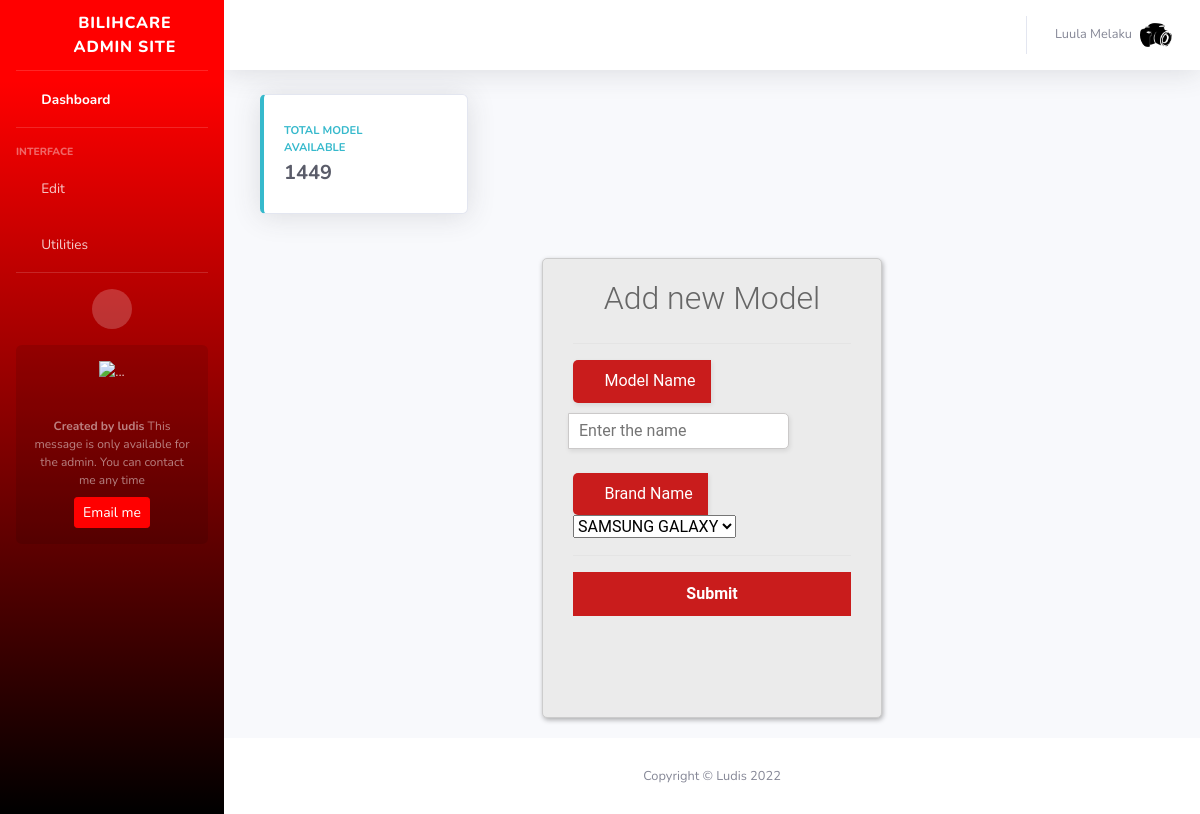
Page /admin-page/model/add/ (signed in) on the committed database.
### repair/models.py (models this page shows, shortened)
class Webpack(models.Model):
    name = models.CharField(max_length=255,null=True,blank=True)
    icon = models.ImageField(null=True)
    email = models.EmailField(null=True,blank=True)
    tiktok = models.CharField(max_length=2555,null=True,blank=True)
    instagram = models.CharField(max_length=2555,null=True,blank=True)
    facebook = models.CharField(max_length=2555,null=True,blank=True)
    telegram = models.CharField(max_length=2555,null=True,blank=True)
    whatsup = models.CharField(max_length=2555,null=True,blank=True)
    youtube = models.CharField(max_length=2555,null=True,blank=True)
    twitter = models.CharField(max_length=2555,null=True,blank=True)
    address = models.CharField(max_length=255,null=True,blank=True)
    phone = models.CharField(max_length=255,null=True,blank=True)

class Profile(models.Model):
    user = models.OneToOneField(User,null=True,on_delete=models.CASCADE)
    phone = models.CharField(max_length=255,null=True,blank=True)
    profile_pic = models.ImageField(null=True,blank=True,upload_to="media/upload")
    is_manager = models.BooleanField(default=False)

### repair/views.py (the view)
# urls.py: path('admin-page/model/add/',views.modeladd,name='modeladd'),
@login_required(login_url='login')
def modeladd(request):
    User = request.user
    web = Webpack.objects.get(id=1)
    pp = Profile.objects.get(user=User.id)
    abb = Model.objects.all().count()
    brand = Brand.objects.all()
    if request.method == 'POST':
            if 'add' in request.POST:
                a = request.POST['one']
                b = request.POST['two']
                Model.objects.create(name=a,brand=Brand.objects.get(id=b))
                messages.add_message(request, messages.INFO, 'New Model added successfully')
    prob = Model.objects.all()
    context = {
        'web':web,
        'prob':prob,
        'User':User,
        'pp':pp,
        'abb':abb,
        'brand':brand,
    }
    return render(request,"admin-page/repair/modeladd.html",context)

### repair/templates/admin-page/repair/modeladd.html (shortened to what this page needs)
{% extends 'admin-page/base.html' %}
{% block main %}
<div class="col-xl-3 col-md-6 mb-4">
    <div class="card border-left-info shadow h-100 py-2">
        <div class="card-body">
            <div class="row no-gutters align-items-center">
                <div class="col mr-2">
                    <div class="text-xs font-weight-bold text-info text-uppercase mb-1">Total Model Available
                    </div>
                    <div class="row no-gutters align-items-center">
                        <div class="col-auto">
                            <div class="h5 mb-0 mr-3 font-weight-bold text-gray-800">{{abb}}</div>
                        </div>
                    </div>
                </div>
                <div class="col-auto">
                    <i class="fas fa-mobile fa-2x text-gray-300"></i>
                </div>
            </div>
        </div>
    </div>
</div>
<div id="main-container">
    <div class="elts">
      <div class="main-block">
        <h1>Add new Model</h1>
        <form method="POST">
          <hr>
          <label id="icon" for="name"><i class="fas fa-pen"></i> Model Name</label>
          <input type="text" style="margin-top: 10px;" name="one" id="name" placeholder="Enter the name" required/><br><br>
          <label id="icon" for="name"><i class="fas fa-pen"></i> Brand Name</label>
          <select name="two" id="">
           {% for b in brand %}
           <option value="{{b.id}}">{{b.name}}</option>
           {% endfor %}
          </select>
          <hr>
          <div class="btn-block">
            <button type="submit" name="add">Submit</button>
          </div>
        </form>
      </div>
    </div>
  </div>
{% endblock %}

### repair/templates/admin-page/base.html (shortened to what this page needs)
<!DOCTYPE html>
<html lang="en">
<head>
    <link href="/static/admin-page/vendor/fontawesome-free/css/all.min.css" rel="stylesheet" type="text/css">
        <link rel="stylesheet" type="text/css" href="/static/css/css/loader.css">
    <link href="/static/admin-page/css/sb-admin-2.css" rel="stylesheet">
</head>
<body id="page-top">
    <div id="wrapper">
        <ul class="navbar-nav bg-gradient-primary sidebar sidebar-dark accordion" id="accordionSidebar">
            <a class="sidebar-brand d-flex align-items-center justify-content-center" href="{%url 'repair:admin'%}">
                <div class="sidebar-brand-icon rotate-n-15">
                    <i class="fas fa-laugh-wink"></i>
                </div>
                <div class="sidebar-brand-text mx-3">{{web.name}} Admin site</div>
            </a>
            <hr class="sidebar-divider my-0">
            <li class="nav-item active">
                <a class="nav-link" href="{%url 'repair:admin'%}">
                    <i class="fas fa-fw fa-tachometer-alt"></i>
                    <span>Dashboard</span></a>
            </li>
            <hr class="sidebar-divider">
            <div class="sidebar-heading">
                Interface
            </div>
            <li class="nav-item">
                <a class="nav-link collapsed" href="#" data-toggle="collapse" data-target="#collapseTwo"
                    aria-expanded="true" aria-controls="collapseTwo">
                    <i class="fas fa-fw fa-cog"></i>
                    <span>Edit</span>
                </a>
            </li>
            <li class="nav-item">
                <a class="nav-link collapsed" href="#" data-toggle="collapse" data-target="#collapseUtilities"
                    aria-expanded="true" aria-controls="collapseUtilities">
                    <i class="fas fa-fw fa-wrench"></i>
                    <span>Utilities</span>
                </a>
            </li>
            <hr class="sidebar-divider d-none d-md-block">
            <div class="text-center d-none d-md-inline">
                <button class="rounded-circle border-0" id="sidebarToggle"></button>
            </div>
            <div class="sidebar-card d-none d-lg-flex">
                <img class="sidebar-card-illustration mb-2" src="/static/admin-page/img/undraw_rocket.svg" alt="...">
                <p class="text-center mb-2"><strong>Created by ludis</strong> This message is only available for the admin. You can contact me any time</p>
                <a class="btn btn-success btn-sm" href="mailto:leulsegedmelaku1020@gmail.com">Email me</a>
            </div>
        </ul>
        <div id="content-wrapper" class="d-flex flex-column">
            <div id="content">
                <nav class="navbar navbar-expand navbar-light bg-white topbar mb-4 static-top shadow">
                    <ul class="navbar-nav ml-auto">
                        <li class="nav-item dropdown no-arrow">
                            <a class="nav-link dropdown-toggle" href="#" id="userDropdown" role="button"
                                data-toggle="dropdown" aria-haspopup="true" aria-expanded="false">
                                <span class="mr-2 d-none d-lg-inline text-gray-600 small">
                                    {% if User.first_name %}
                                    {{User.first_name}} {{User.last_name}}
                                    {% else %}
                                    {{User.username}}
                                    {% endif %}
                                </span>
                                {% if pp.profile_pic %}
                                <img class="img-profile rounded-circle"
                                    src="{{pp.profile_pic.url}}">
                                {% else %}
                                <img src="/static/images/undraw_pic_profile_re_7g2h.svg" class="img-profile rounded-circle">
                                {% endif %}
                            </a>
                        </li>
                    </ul>
                </nav>
                <div class="container-fluid">
{% block main %}
{% endblock %}
                </div>
            </div>
            <footer class="sticky-footer bg-white">
                <div class="container my-auto">
                    <div class="copyright text-center my-auto">
                        <span>Copyright &copy; Ludis 2022</span>
                    </div>
                </div>
            </footer>
        </div>
    </div>
</body>
</html>

### repair/templates/admin-page/base.html (style rules this page uses)
.main-block div,.main-block h1,.main-block form,.main-block input,.main-block p { padding: 0; margin: 0; outline: none; font-family: Roboto, Arial, sans-serif; font-size: 16px; color: #666; }
.main-block input,#main-block textarea { padding: 10px; border-radius: 10px; margin-top: 10px; border: 1px solid red; max-width: 250px; }
.main-block h1 { padding: 10px 0; font-size: 32px; font-weight: 300; text-align: center; }
.main-block hr { color: #a9a9a9; opacity: 0.3; }
.main-block { max-width: 340px; min-height: 460px; padding: 10px 0; margin: auto; border-radius: 5px; border: solid 1px #ccc; box-shadow: 1px 2px 5px rgba(0,0,0,.31); background: #ebebeb; }
.main-block form { margin: 0 30px; }
.main-block label#icon { margin: 0; border-radius: 5px 0 0 5px; }
input[type=text], input[type=password] { width: calc(100% - 57px); height: 36px; margin: 13px 0 0 -5px; padding-left: 10px; border-radius: 0 5px 5px 0; border: solid 1px #cbc9c9; box-shadow: 1px 2px 5px rgba(0,0,0,.09); background: #fff; }
.main-block #icon { display: inline-block; padding: 9.3px 15px; box-shadow: 1px 2px 5px rgba(0,0,0,.09); background: #c91c1c; color: #fff; text-align: center; }
.main-block .btn-block { margin-top: 10px; text-align: center; }
button { width: 100%; padding: 10px 0; margin: 10px auto; border-radius: 5px; border: none; background: #c91c1c; font-size: 14px; font-weight: 600; color: #fff; }
#main-container { display: flex; justify-content: center; align-items: center; flex-wrap: wrap; }
#main-container .elts { margin: 20px; }

### rows in the picture
Webpack: name "BILIHCARE"
Profile: profile_pic (picture)

### other values in the picture
{{ User.first_name }} "Luula"
{{ User.last_name }} "Melaku"
{{ abb }} "1449"
form field two "SAMSUNG GALAXY"
